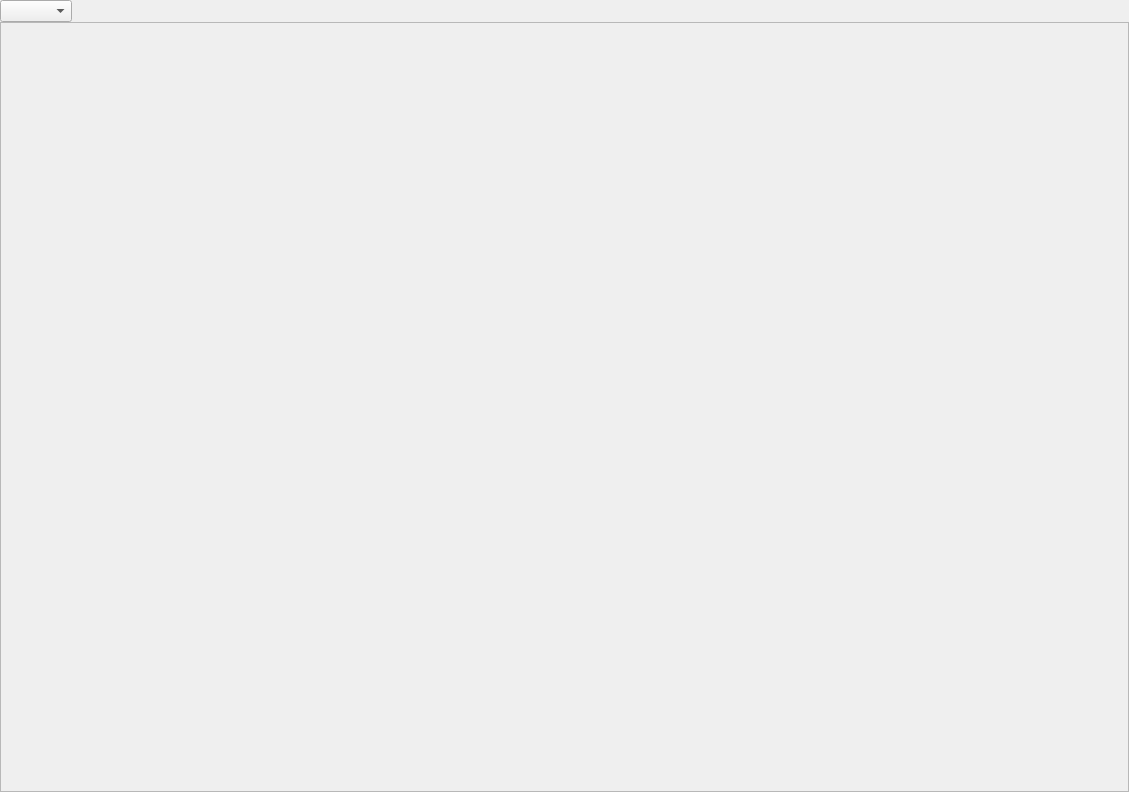
<?xml version="1.0" encoding="UTF-8"?>
<ui version="4.0">
 <class>AmuletMainWindow</class>
 <widget class="QMainWindow" name="AmuletMainWindow">
  <property name="geometry">
   <rect>
    <x>0</x>
    <y>0</y>
    <width>1129</width>
    <height>792</height>
   </rect>
  </property>
  <property name="windowTitle">
   <string>Amulet Editor</string>
  </property>
  <widget class="QWidget" name="_widget">
   <layout class="QVBoxLayout" name="_widget_layout" stretch="0,1">
    <property name="spacing">
     <number>0</number>
    </property>
    <property name="leftMargin">
     <number>0</number>
    </property>
    <property name="topMargin">
     <number>0</number>
    </property>
    <property name="rightMargin">
     <number>0</number>
    </property>
    <property name="bottomMargin">
     <number>0</number>
    </property>
    <item>
     <layout class="QHBoxLayout" name="_header_layout">
      <property name="spacing">
       <number>0</number>
      </property>
      <item>
       <widget class="QComboBox" name="context_switch"/>
      </item>
      <item>
       <spacer name="_header_spacer">
        <property name="orientation">
         <enum>Qt::Horizontal</enum>
        </property>
        <property name="sizeHint" stdset="0">
         <size>
          <width>40</width>
          <height>20</height>
         </size>
        </property>
       </spacer>
      </item>
     </layout>
    </item>
    <item>
     <layout class="QHBoxLayout" name="_main_layout" stretch="0,1">
      <item>
       <widget class="AToolBar" name="toolbar">
        <property name="frameShape">
         <enum>QFrame::NoFrame</enum>
        </property>
        <property name="frameShadow">
         <enum>QFrame::Raised</enum>
        </property>
        <property name="backgroundColor" stdset="0">
         <string notr="true">surface</string>
        </property>
       </widget>
      </item>
      <item>
       <widget class="RecursiveSplitter" name="view_container">
        <property name="frameShape">
         <enum>QFrame::StyledPanel</enum>
        </property>
        <property name="frameShadow">
         <enum>QFrame::Raised</enum>
        </property>
       </widget>
      </item>
     </layout>
    </item>
   </layout>
  </widget>
 </widget>
 <customwidgets>
  <customwidget>
   <class>AToolBar</class>
   <extends>QFrame</extends>
   <header>amulet_editor.models.widgets._toolbar</header>
   <container>1</container>
  </customwidget>
  <customwidget>
   <class>RecursiveSplitter</class>
   <extends>QFrame</extends>
   <header>amulet_team_main_window2._application.tab_engine</header>
   <container>1</container>
  </customwidget>
 </customwidgets>
 <resources/>
 <connections/>
</ui>
